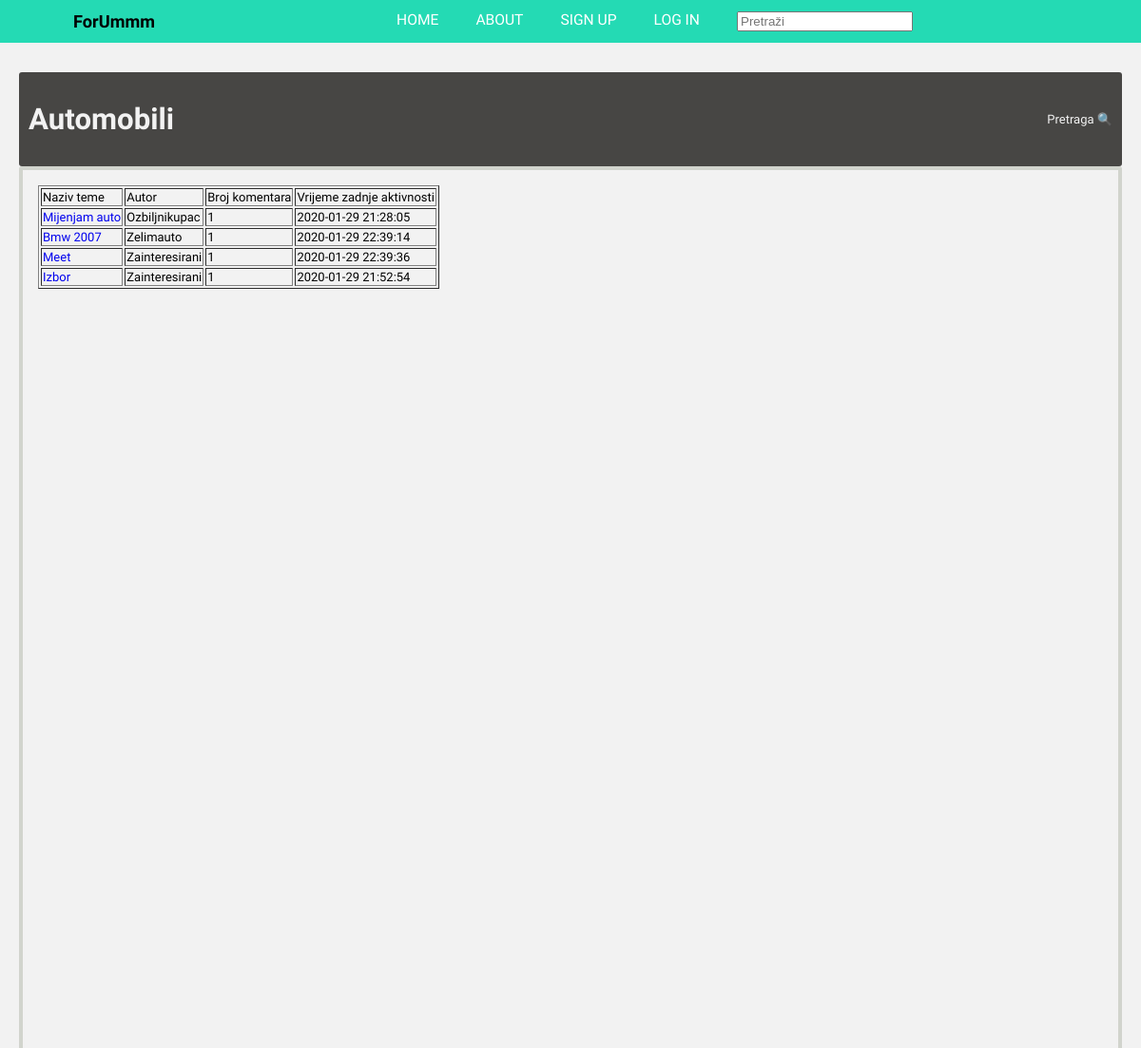
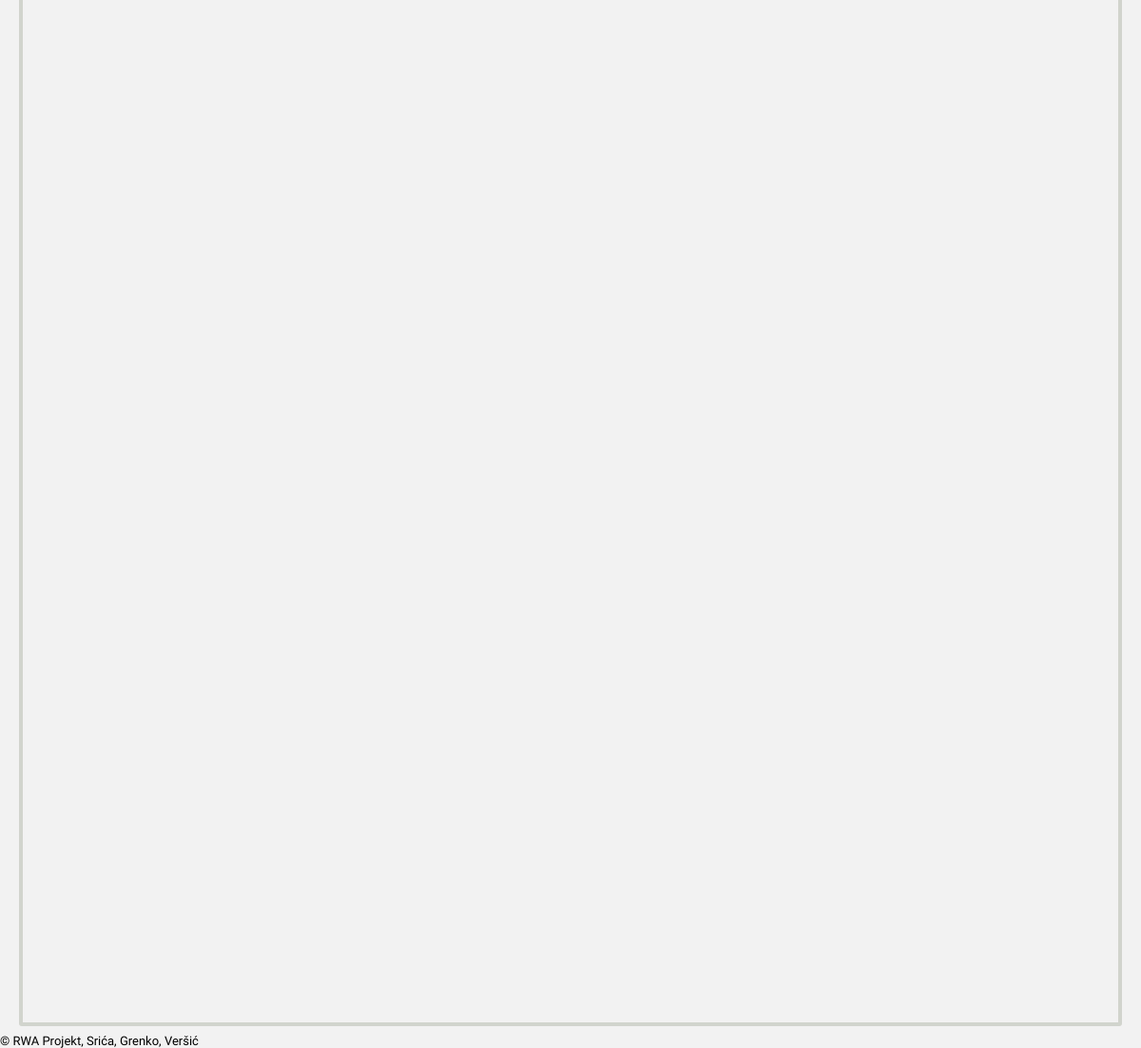
The page /kategorija.php?category=automobili on the database its author committed (2 pictures, top to bottom).
### tables this page shows
CREATE TABLE `automobili` (
  `id` int(4) NOT NULL,
  `postId` int(4) DEFAULT NULL,
  `naslov` varchar(30) DEFAULT NULL,
  `post` varchar(300) DEFAULT NULL,
  `date_time` datetime DEFAULT current_timestamp(),
  `username` varchar(20) DEFAULT NULL,
  `komentar` varchar(300) DEFAULT NULL
);

### kategorija.php (the view, shortened to what this page needs)
<?php
$category = $_GET['category'];
$display_category = ucfirst($category);
$display_category= str_replace('_',' ',$display_category);
$display_category=str_replace('zivot','život',$display_category );
$display_category=str_replace('Skola', 'Škola',$display_category);
  include("header.php");
?>
<!DOCTYPE html>
<html lang="en" dir="ltr">
    <div class="forum">
         <div class="f_middle">
              <div class="content_header">
                  <div class="current_page">
                       <a  href="#"><h1><?php echo $display_category; ?></h1></a>
                  </div>
                  <div class="search">
                       <a  href="#">Pretraga 🔍</a>
                  </div>
             </div>
              <div class="f_content">
                   <div class="main_content">
                     <?php
                     require 'includes/dbconnect.inc.php';
                     $query = "SELECT naslov,id,username FROM $category WHERE  komentar IS NULL";
                     $result = mysqli_query($conn, $query);
                     echo "<TABLE border=1>";
	                     echo "<TR>";
	                     echo "<TD> Naziv teme </TD>";
	                     echo "<TD> Autor </TD>";
	                     echo "<TD> Broj komentara </TD>";
	                     echo "<TD> Vrijeme zadnje aktivnosti </TD>";
	                     echo "</TR>";
	                        $query2 = "SELECT date_time, postId FROM $category WHERE komentar IS NOT NULL GROUP BY postId";
	                        $result2 = mysqli_query($conn, $query2);
                     while ($row = $result->fetch_assoc()) {
                       $var = $row['id'];
	                        $query1 = "SELECT COUNT(*) FROM $category WHERE postId = $var";
	                        $result1 = mysqli_query($conn, $query1);
	                        $row1 = $result1->fetch_assoc();
	                        $row2 = $result2->fetch_assoc();
	                        echo "<TR>";
	                          echo "<TD>". "<a href='pitanje.php?category=".$category."&id=".$row['id']."'>".$row['naslov']."</a>" ."</TD>";
	                          echo "<TD>". $row['username'] ."</TD>";
	                          echo "<TD>" . $row1['COUNT(*)'] . "</TD>";
	                          echo "<TD>" . $row2['date_time'] . "</TD>";
	                        echo "</TR>";
	                     }
	                     echo "</TABLE>";
                      ?>
                  </div>
                  <div class="side_menu">
                  </div>
             </div>
         </div>
    </div>
    <div class="footer">
      © RWA Projekt, Srića, Grenko, Veršić
    </div>
</body>
</html>

### assets/css/header.css (style rules this page uses)
:root { --background: rgba(0, 214, 170, .85); }

### assets/css/styles.css (style rules this page uses)
html { font-size: 13px; }
*, *::before, *::after { box-sizing: border-box; text-decoration: none; }
.forum { padding-top: 68px; }
.f_middle { margin:8px 20px; }
.content_header { display: grid; grid-template-columns: 4fr 1fr; grid-template-areas: "current_page search"; justify-items: start; align-items: center; background-color: #474644; border-radius: 3px; }
.content_header a { color: #f2f2f2; }
.current_page { padding: 5px; margin: 5px; }
.current_page a { font-size: 1.2em; font-weight: 600; }
.search { justify-self: end; margin-right: 10px; }
.search a { font-weight: 500; }
.f_content { display: grid; grid-template-columns: 5fr 1fr; grid-template-areas: "main_content side_menu"; border:solid 4px #d1d4cd; border-radius: 3px; }
.main_content { height: auto; min-height: 2000px; padding:16px; }

### rows shown on the page
automobili: naslov "Mijenjam auto", username "Ozbiljnikupac", COUNT "1", date_time "2020-01-29 21:28:05"
automobili: naslov "Bmw 2007", username "Zelimauto", COUNT "1", date_time "2020-01-29 22:39:14"
automobili: naslov "Meet", username "Zainteresirani", COUNT "1", date_time "2020-01-29 22:39:36"
automobili: naslov "Izbor", username "Zainteresirani", COUNT "1", date_time "2020-01-29 21:52:54"

### other values the page prints
$display_category "Automobili"
